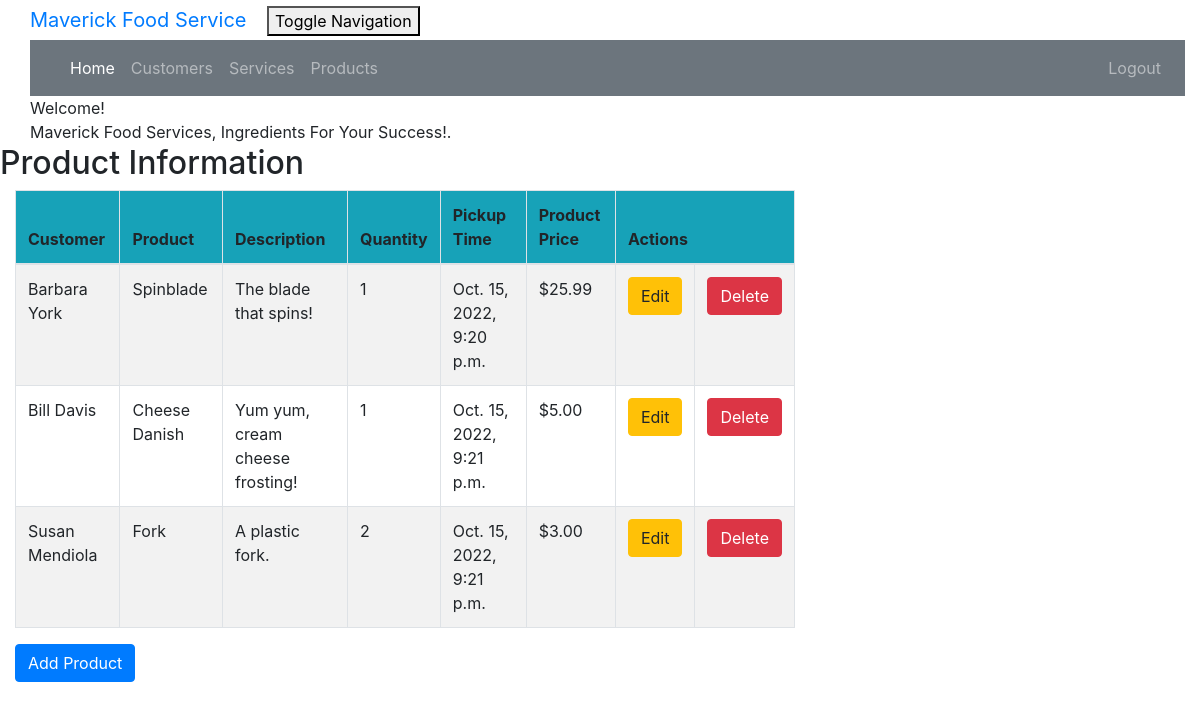
The page /product_list (signed in) on the database its author committed.
### crm/models.py (models this page shows, shortened)
class Product(models.Model):
    cust_name = models.ForeignKey(Customer, on_delete=models.CASCADE, related_name='products')
    product = models.CharField(max_length=100)
    description = models.TextField()
    quantity = models.IntegerField()
    pickup_time = models.DateTimeField(
        default=timezone.now)
    charge = models.DecimalField(max_digits=10, decimal_places=2)
    created_date = models.DateTimeField(
        default=timezone.now)
    updated_date = models.DateTimeField(auto_now_add=True)

class Customer(models.Model):
    cust_name = models.CharField(max_length=50)
    email = models.EmailField(max_length=100)
    phone = models.CharField(max_length=20)
    bldgroom = models.CharField(max_length=100)
    address = models.CharField(max_length=200)
    city = models.CharField(max_length=50)
    state = models.CharField(max_length=50)
    zipcode = models.CharField(max_length=10)
    organization = models.CharField(max_length=100)
    role = models.CharField(max_length=100)
    def __str__ (self):
        return self.cust_name

### crm/views.py (the view)
# urls.py: path('product_list', views.product_list, name='product_list'),
@login_required
def product_list(request):
    products = Product.objects.filter(created_date__lte=timezone.now())
    return render(request, 'crm/product_list.html', {'products': products})

### crm/Templates/crm/product_list.html (shortened to what this page needs)
<!DOCTYPE html>
{% extends 'crm/base.html' %}
{% block content %}
    {% load humanize %}
    <head>
    </head>
    <body class="bodylist">
    <div class="container">
        <div class="panel panel-primary">
            <div class="panel-heading">Welcome!</div>
            <div class="panel-body">
                Maverick Food Services, Ingredients For Your Success!.
            </div>
        </div>
    </div>
    <div class="row">
        <h2>Product Information</h2>
    </div>
    <div>
        <table class="table table-striped table-bordered table-hover w-auto">
            <thead>
            <tr class="bg-info">
                <th>Customer</th>
                <th>Product</th>
                <th>Description</th>
                <th>Quantity</th>
                <th>Pickup Time</th>
                <th>Product Price</th>
                <th colspan="3">Actions</th>
            </tr>
            </thead>
            <tbody>
            {% for product in products %}
                <tr>
                    <td>{{ product.cust_name }}</td>
                    <td>{{ product.product }}</td>
                    <td>{{ product.description }}</td>
                    <td>{{ product.quantity }}</td>
                    <td>{{ product.pickup_time }}</td>
                    <td>${{ product.charge|floatformat:2|intcomma }}</td>
                    <td><a href="{% url 'crm:product_edit' pk=product.pk %}"
                           class="btn btn-warning">Edit</a>
                    </td>
                    <td><a href="{% url 'crm:product_delete' pk=product.pk %}"
                           onclick="return confirm('Are you sure you want to delete?')"
                           class="btn btn-danger">Delete</a>
                    </td>
                </tr>
            {% endfor %}
            </tbody>
        </table>
    </div>
    <div>
        <a href="{% url 'crm:product_new' %}"><span
                class="btn btn-primary">Add Product</span></a>
    </div>
    </body>
{% endblock %}

### crm/static/css/portfolio.css (style rules this page uses)
body { padding-left: 15px; }

### rows shown on the page
Product: cust_name "Barbara York", product "Spinblade", description "The blade that spins!", quantity "1", pickup_time "Oct. 15, 2022, 9:20 p.m.", charge "25.99"
Product: cust_name "Bill Davis", product "Cheese Danish", description "Yum yum, cream cheese frosting!", quantity "1", pickup_time "Oct. 15, 2022, 9:21 p.m.", charge "5.00"
Product: cust_name "Susan Mendiola", product "Fork", description "A plastic fork.", quantity "2", pickup_time "Oct. 15, 2022, 9:21 p.m.", charge "3.00"
